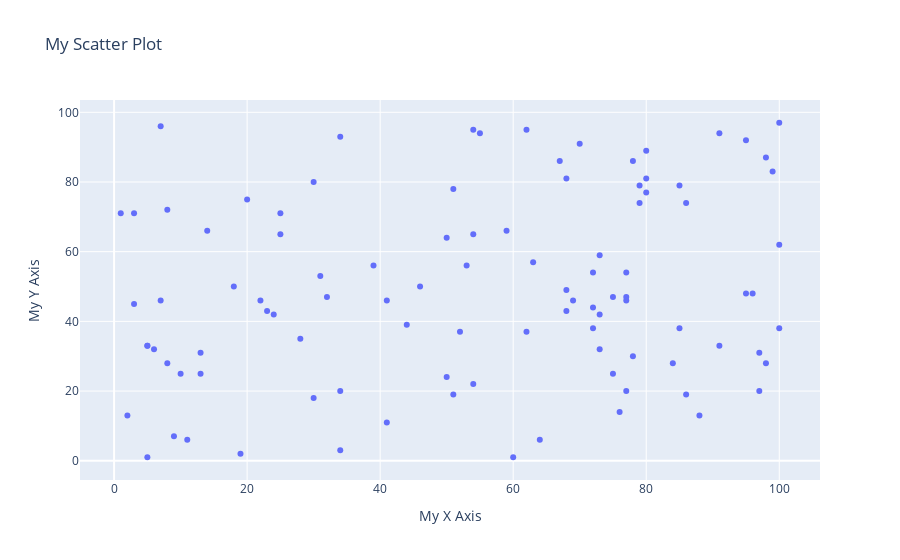

Notebook code cell kept with this figure:
### Code cell
# 100 random integers from <1,100>
rand_x = np.random.randint(1,101,100)
rand_y = np.random.randint(1,101,100)


#create the data
data = [go.Scatter(x=rand_x, y=rand_y, mode='markers')]

# create the layout

layout = go.Layout(title='My Scatter Plot', # Graph title
                   xaxis=dict(title='My X Axis'), # x-axis label
                   yaxis=dict(title='My Y Axis'), # y-axis label
                   hovermode='closest')# handles multiple points landing on the same vertical

# create the figure
fig = go.Figure(data=data, layout=layout)
fig.show()

### Figure 1 — Plotly figure (JSON) as saved in the notebook; plotly's stock layout.template omitted (floating-point values rounded to 4 significant figures)
{"data": [{"mode": "markers", "type": "scatter", "x": [97, 68, 11, 85, 18, 34, 67, 30, 80, 70, 91, 100, 59, 73, 91, 6, 79, 73, 10, 2, 78, 77, 25, 76, 72, 68, 73, 51, 88, 32, 34, 31, 62, 28, 9, 39, 41, 60, 8, 13, 1, 54, 54, 79, 72, 3, 64, 50, 80, 34, 100, 75, 24, 75, 80, 46, 5, 99, 100, 98, 96, 68, 97, 72, 25, 95, 3, 51, 13, 7, 77, 55, 7, 86, 84, 77, 78, 23, 62, 54, 63, 95, 8, 69, 14, 30, 52, 98, 5, 44, 41, 77, 20, 5, 53, 86, 22, 85, 19, 50], "y": [20, 49, 6, 79, 50, 93, 86, 18, 89, 91, 33, 62, 66, 42, 94, 32, 74, 32, 25, 13, 30, 46, 65, 14, 54, 43, 59, 78, 13, 47, 3, 53, 95, 35, 7, 56, 11, 1, 28, 31, 71, 65, 22, 79, 44, 45, 6, 24, 81, 20, 38, 47, 42, 25, 77, 50, 33, 83, 97, 87, 48, 81, 31, 38, 71, 48, 71, 19, 25, 46, 20, 94, 96, 74, 28, 47, 86, 43, 37, 95, 57, 92, 72, 46, 66, 80, 37, 28, 33, 39, 46, 54, 75, 1, 56, 19, 46, 38, 2, 64]}], "layout": {"hovermode": "closest", "title": {"text": "My Scatter Plot"}, "xaxis": {"title": {"text": "My X Axis"}}, "yaxis": {"title": {"text": "My Y Axis"}}}}
